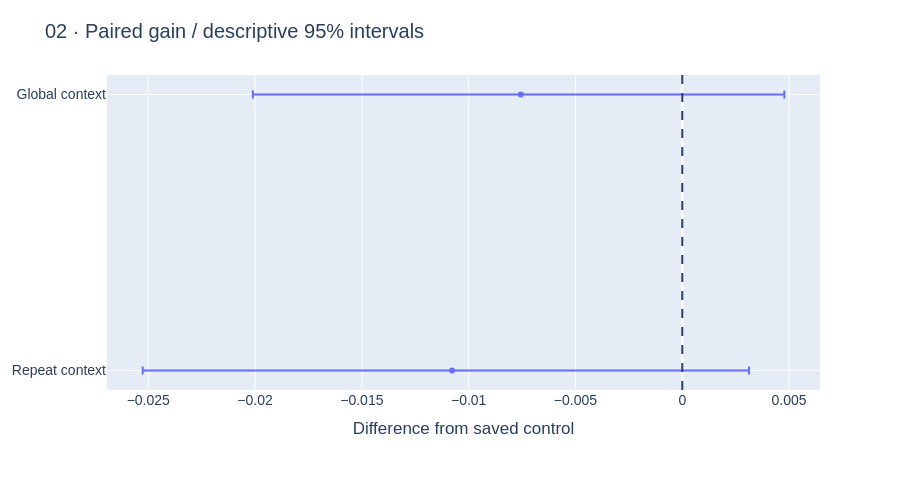

The cell this chart's notebook holds for it:
### Markdown cell above
### Uncertainty, without overstating the result

### Code cell
keys=["repeat_context_minus_control_shared","global_context_ablation_minus_control_shared"]
v=[RESULT["comparisons"][k] for k in keys]
f=go.Figure(go.Scatter(x=[a["gain"] for a in v],y=["Repeat context","Global context"],mode="markers",error_x=dict(type="data",symmetric=False,array=[a["descriptive_95_interval"][1]-a["gain"] for a in v],arrayminus=[a["gain"]-a["descriptive_95_interval"][0] for a in v])))
f.add_vline(x=0,line_dash="dash")
f.update_layout(title="02 · Paired gain / descriptive 95% intervals",xaxis_title="Difference from saved control")
emit(f)

### Figure 1 — Plotly figure (JSON) as saved in the notebook; plotly's stock layout.template omitted (floating-point values rounded to 4 significant figures)
{"data": [{"error_x": {"array": [0.0139, 0.01234], "arrayminus": [0.01448, 0.01254], "symmetric": false, "type": "data"}, "mode": "markers", "type": "scatter", "x": [-0.01078, -0.007561], "y": ["Repeat context", "Global context"]}], "layout": {"font": {"family": "Arial", "size": 14}, "height": 490, "legend": {"orientation": "h", "y": -0.23}, "margin": {"b": 100, "t": 75}, "shapes": [{"line": {"dash": "dash"}, "type": "line", "x0": 0, "x1": 0, "xref": "x", "y0": 0, "y1": 1, "yref": "y domain"}], "title": {"text": "02 · Paired gain / descriptive 95% intervals"}, "xaxis": {"automargin": true, "title": {"text": "Difference from saved control"}}, "yaxis": {"automargin": true}}}
